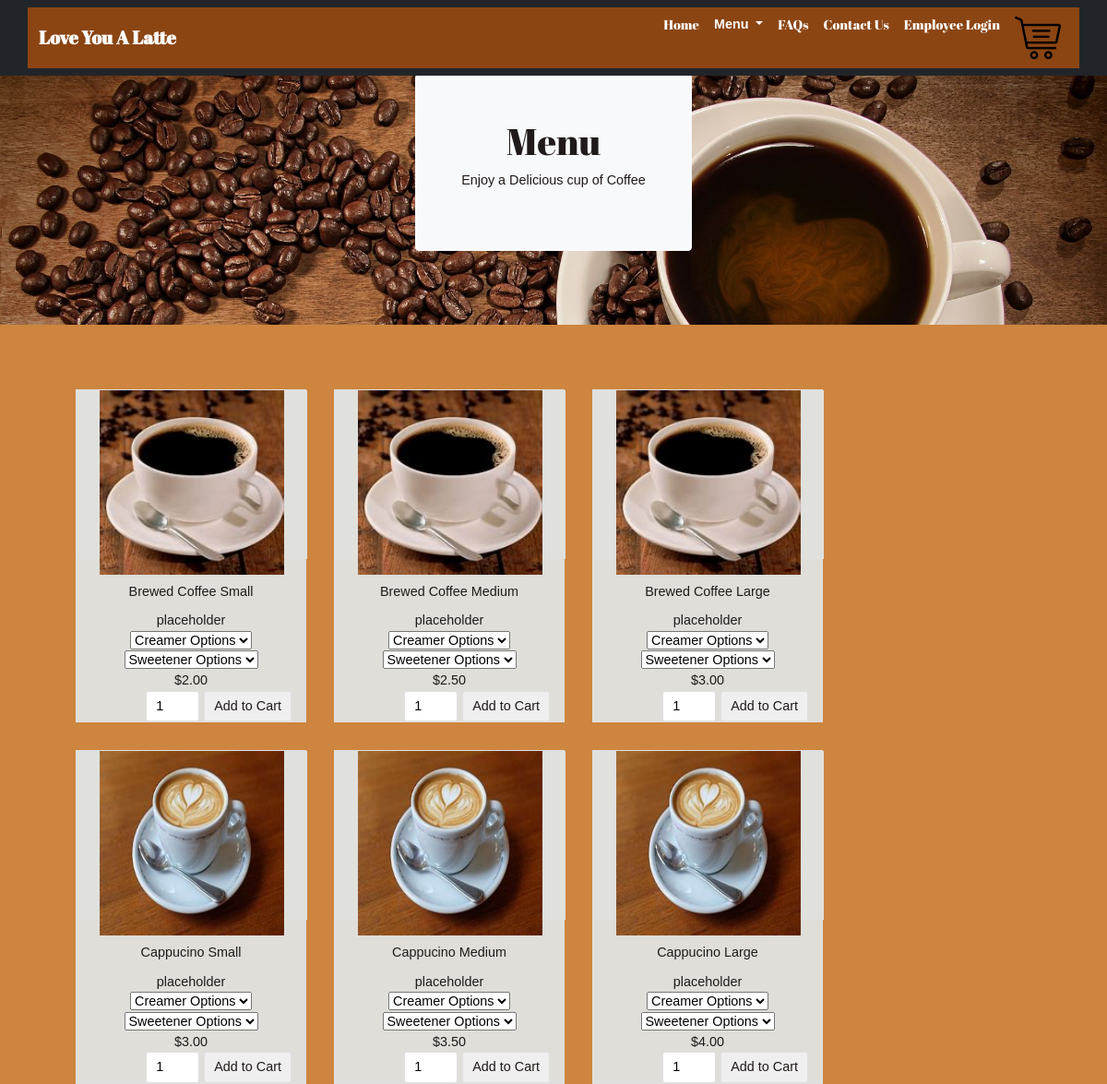
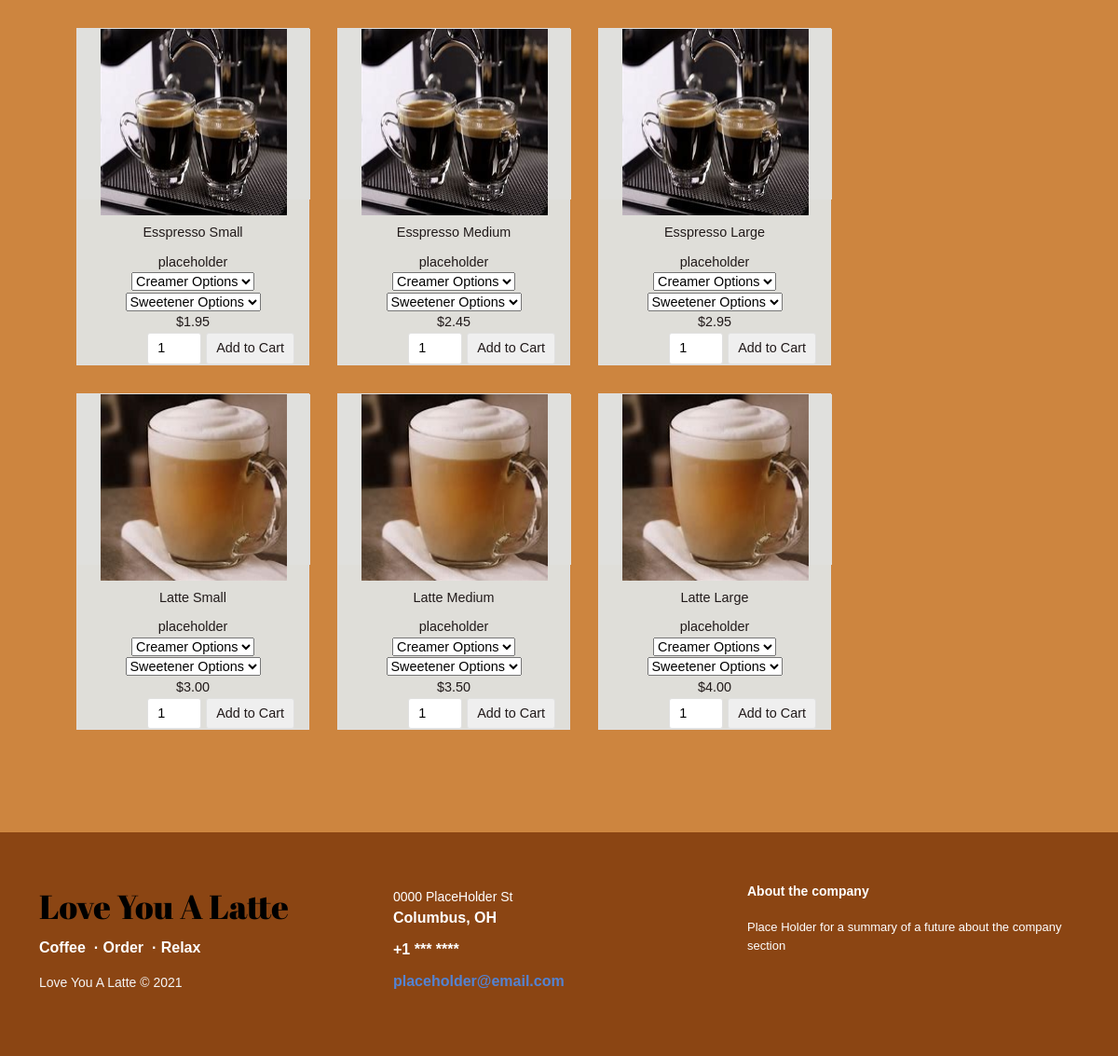
Page /Menu.php on the committed database (2 pictures, top to bottom).
### tables this page shows
CREATE TABLE `product` (
  `id` int(8) NOT NULL,
  `name` varchar(255) NOT NULL,
  `code` varchar(255) NOT NULL,
  `image` text NOT NULL,
  `price` double(10,2) NOT NULL,
  `description` varchar(200) NOT NULL
);

### dbcontroller.php (called while the page is built, shortened)
<?php
class DBController
{
	private $host = "mariadb";
	private $user = "root";
	private $password = "welcome1";
	private $database = "love_you_a_latte";
	private $conn;
	function __construct()
	{
		$this->conn = $this->connectDB();
	}
	function connectDB()
	{
		$conn = mysqli_connect($this->host, $this->user, $this->password, $this->database);
		return $conn;
	}
	function runQuery($query)
	{
		$result = mysqli_query($this->conn, $query);
		while ($row = mysqli_fetch_assoc($result)) {
			$resultset[] = $row;
		}
		if (!empty($resultset))
			return $resultset;
	}
}

### Menu.php (the view, shortened to what this page needs)
<?php
require_once("dbcontroller.php");
$db_handle = new DBController();
?>
<!DOCTYPE html>
<html>
<head>
    <?php include('./components/header.php') ?>
</head>
<body id="menubody">
<?php include('./components/nav.php') ?>
    <div id="Menuintro">
        <div class="bg-light border rounded border-light jumbotron py-5 px-4">
            <h1 style="font-family: 'Abril Fatface', serif;">Menu</h1>
            <p>Enjoy a Delicious cup of Coffee</p>
        </div>
    </div>
    <div class="dark-section">
        <div class="container overflow-auto site-section" id="why">
            <div id="product-grid">
                <?php
                $product_array = $db_handle->runQuery("SELECT * FROM product ORDER BY id ASC");
                if (!empty($product_array)) {
                    foreach($product_array as $key=>$value){
                ?>
                    <div class="product-item">
                        <form method="post" action="cart.php?action=add&code=<?php echo $product_array[$key]["code"]; ?>" target="dummyframe">
                        <div class="product-image"><img src="<?php echo $product_array[$key]["image"]; ?>"></div>
                        <div class="product-tile-footer">
                        <div class="product-title"><?php echo $product_array[$key]["name"]; ?></div>
                        <div class="product-description"><?php echo $product_array[$key]["description"]; ?></div>
                        <select name="creamer-options"> /
                        <option value="None">Creamer Options</option>
                        </select>
                        <select name="sweetener-options"> /
                        <option value="None">Sweetener Options</option>
                        </select>
                        <br>
                        <div class="product-price"><?php echo "$".$product_array[$key]["price"]; ?></div>
                        <div class="cart-action"><input type="text" class="product-quantity" name="quantity" value="1" size="2" /><input type="submit" value="Add to Cart" class="btnAddAction" /></div>
                        </div>
                        </form>
                    </div>
                <?php
                    }
                }
                ?>
            </div>
        </div>
    </div>
        <?php include('./components/footer.php') ?>
</body>
</html>

### components/header.php (shortened to what this page needs)
<link rel="stylesheet" href="assets/bootstrap/css/bootstrap.min.css">
<link rel="stylesheet" href="assets/css/Footer.css">
<link rel="stylesheet" href="assets/css/styles.css">
<link rel="stylesheet" href="assets/css/cartstyle.css">

### components/nav.php (shortened to what this page needs)
<nav class="navbar navbar-dark navbar-expand-md fixed-top bg-dark" id="navstyle">
    <div class="container" id="navcontainer">
        <div><a class="navbar-brand" href="#" style="font-family: 'Abril Fatface', serif;"><strong>Love You A Latte</strong></a></div>
        <div class="collapse navbar-collapse" id="navcol-1">
            <ul class="navbar-nav ms-auto">
                <li class="nav-item" style="font-family: 'Abril Fatface', serif;"><a class="nav-link active" href="../index.php" data-bs-target="index.html">Home</a></li>
                <li class="nav-item dropdown">
                    <a class="nav-link dropdown-toggle" href="#" id="navbarDropdown" role="button" data-bs-toggle="dropdown" aria-expanded="false">
                        Menu
                    </a>
                </li>
                <li class="nav-item"><a class="nav-link active" href="../FAQs.php" style="font-family: 'Abril Fatface', serif;" data-bs-target="FAQs.html">FAQs</a></li>
                <li class="nav-item"><a class="nav-link active" href="../ContactUs.php" style="font-family: 'Abril Fatface', serif;" data-bs-target="Contact%20Us.html">Contact Us</a></li>
                <li class="nav-item"><a class="nav-link active" href="../employeeLogin.php" style="font-family: 'Abril Fatface', serif;" data-bs-target="employeeLogin.html">Employee Login</a></li>
                <li class="nav-item"><a class="nav-link active" href="../cart.php" style="font-family: 'Abril Fatface', serif;"><img src="assets/img/cart.png"></a></li>
            </ul>
        </div>
    </div>
</nav>

### components/footer.php (shortened to what this page needs)
<footer>
    <div class="container">
        <div class="row">
            <div class="col-sm-6 col-md-4 footer-navigation">
                <h3><a href="#" style="font-family: 'Abril Fatface', serif;">Love You A Latte</a></h3>
                <p class="links"><a href="#">Coffee&nbsp;</a><strong> · </strong><a href="#">Order&nbsp;</a><strong> · </strong><a href="#">Relax</a><strong> </strong></p>
                <p class="company-name">Love You A Latte © 2021</p>
            </div>
            <div class="col-sm-6 col-md-4 footer-contacts">
                <div>
                    <p><span class="new-line-span">0000 PlaceHolder St</span> Columbus, OH</p>
                </div>
                <div>
                    <p class="footer-center-info email text-start"> +1 *** ****</p>
                </div>
                <div>
                    <p> <a href="#" target="_blank">placeholder@email.com</a></p>
                </div>
            </div>
            <div class="col-md-4 footer-about">
                <h4>About the company</h4>
                <p>Place Holder for a summary of a future about the company section</p>
            </div>
        </div>
    </div>
</footer>

### assets/css/Footer.css (style rules this page uses)
footer { background-color: #8b4513; box-shadow: 0 1px 1px 0 rgba(0, 0, 0, 0.12); box-sizing: border-box; width: 100%; text-align: left; font: bold 16px sans-serif; padding: 55px 0; bottom: 0; color: #fff; }
.footer-navigation h3 { margin: 0; font: normal 36px Cookie, cursive; margin-bottom: 12px; color: #fff; }
.footer-navigation h3 a { text-decoration: none; color: black; }
.footer-navigation p.links a { color: #fff; text-decoration: none; }
.footer-navigation p.company-name { color: whitesmoke; font-size: 14px; font-weight: normal; margin-top: 20px; }
.footer-contacts p { display: inline-block; color: #ffffff; vertical-align: middle; }
.footer-contacts p a { color: #5383d3; text-decoration: none; }
span.new-line-span { display: block; font-weight: normal; display: block; font-weight: normal; font-size: 14px; line-height: 2; }
.footer-about h4 { display: block; color: #fff; font-size: 14px; font-weight: bold; margin-bottom: 20px; }
.footer-about p { line-height: 20px; color: white; font-size: 13px; font-weight: normal; margin: 0; }

### assets/css/styles.css (style rules this page uses)
body { font-family: Arial, Helvetica, sans-serif; }
#Menuintro { text-align: center; padding: 80px; background: url("../../assets/img/homepage.jpg"); background-size: cover; }
#Menuintro .jumbotron { border-radius: 20px; padding: 40px; background-color: rgba(255,255,255,0.75); max-width: 300px; margin: 0 auto; }
.dark-section { background-color: #cd853f; }
.site-section { text-align: center; padding-bottom: 70px; }
#navcontainer { background-color: #8b4513; }
#navstyle { background-color: #8b4513; }
#menubody { background-color: saddlebrown; }
#navbarDropdown { font-weight: bold; color: white; }

### assets/css/cartstyle.css (style rules this page uses)
body { font-family: Arial; color: #211a1a; font-size: 0.9em; }
#product-grid { display: flex; flex-wrap: wrap; margin: 40px; }
.btnAddAction { padding: 5px 10px; margin-left: 5px; background-color: #efefef; border: #E0E0E0 1px solid; color: #211a1a; float: right; text-decoration: none; border-radius: 3px; cursor: pointer; }
.product-item { float: left; background: #dfded9; margin: 30px 30px 0px 0px; border: #E0E0E0 1px solid; width: 100%; max-width: 250px; }
.product-image { height: 183px; width: 250px; background-color: rgb(224, 224, 221); }
.product-image img { width: 200px; height: 200px; }
.product-title { margin-top: 10px; margin-bottom: 10px; }
.product-description { word-wrap: break-word; }
.product-price { float:bottom left; }
.cart-action { float: right; }
.product-quantity { padding: 5px 10px; border-radius: 3px; border: #E0E0E0 1px solid; }
.product-tile-footer { padding: 15px 15px 0px 15px; overflow: auto; }

### rows in the picture
product: image (picture), name "Brewed Coffee Small", description "placeholder", price "2.00"
product: image (picture), name "Brewed Coffee Medium", description "placeholder", price "2.50"
product: image (picture), name "Brewed Coffee Large", description "placeholder", price "3.00"
product: image (picture), name "Cappucino Small", description "placeholder", price "3.00"
product: image (picture), name "Cappucino Medium", description "placeholder", price "3.50"
product: image (picture), name "Cappucino Large", description "placeholder", price "4.00"
product: image (picture), name "Esspresso Small", description "placeholder", price "1.95"
product: image (picture), name "Esspresso Medium", description "placeholder", price "2.45"
product: image (picture), name "Esspresso Large", description "placeholder", price "2.95"
product: image (picture), name "Latte Small", description "placeholder", price "3.00"
product: image (picture), name "Latte Medium", description "placeholder", price "3.50"
product: image (picture), name "Latte Large", description "placeholder", price "4.00"
